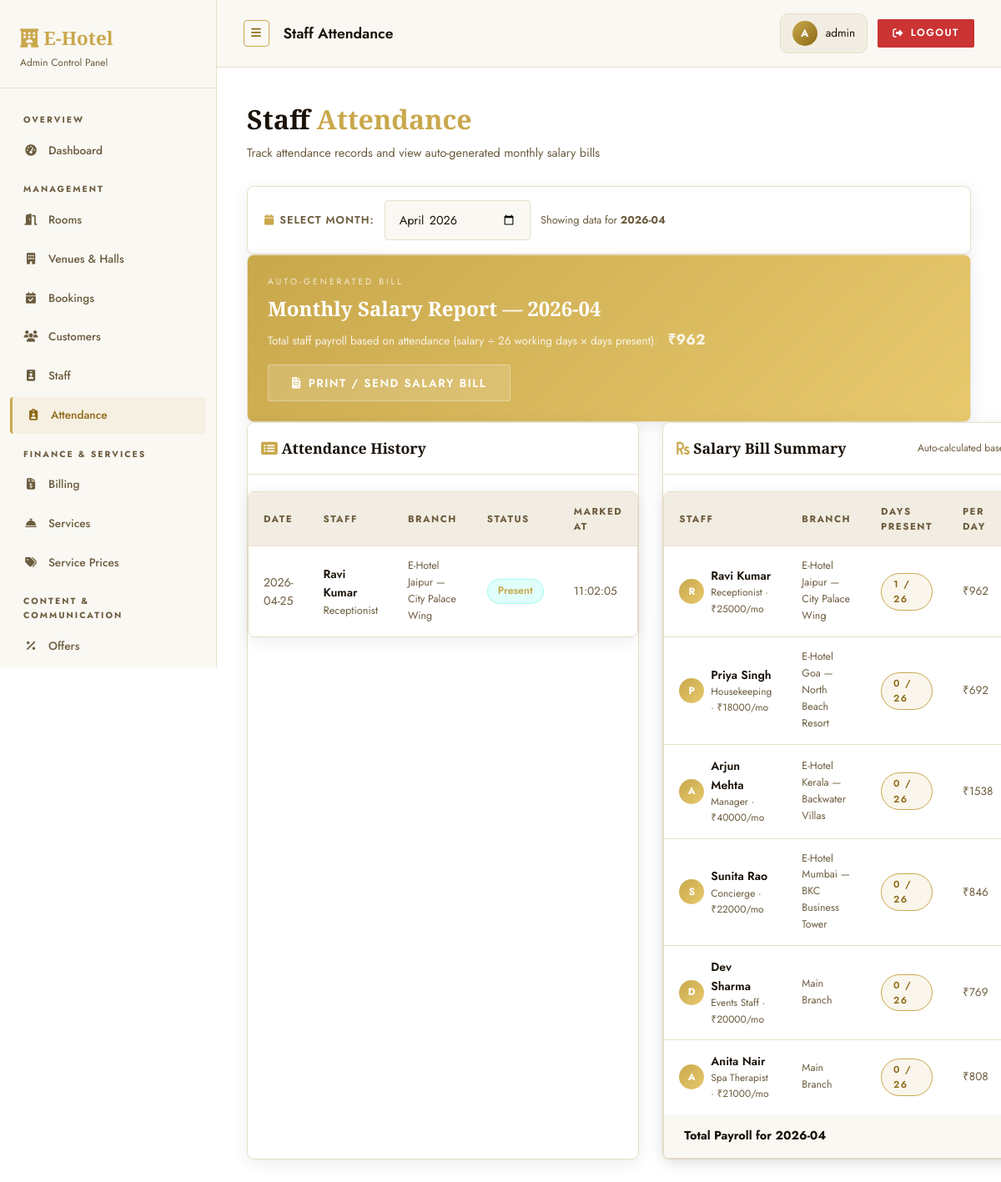
Page /admin/attendance (signed in) on the committed database.
### tables this page shows
CREATE TABLE attendance (
                id        INTEGER PRIMARY KEY AUTOINCREMENT,
                staff_id  INTEGER REFERENCES staff(id),
                date      DATE NOT NULL,
                status    TEXT DEFAULT 'Present',
                marked_at DATETIME DEFAULT CURRENT_TIMESTAMP,
                UNIQUE(staff_id, date)
            );

CREATE TABLE staff (
                id              INTEGER PRIMARY KEY AUTOINCREMENT,
                name            TEXT NOT NULL,
                role            TEXT NOT NULL,
                contact         TEXT,
                salary          REAL DEFAULT 0,
                username        TEXT UNIQUE NOT NULL,
                password        TEXT NOT NULL,
                assigned_branch TEXT DEFAULT 'Main Branch',
                department_id   INTEGER REFERENCES departments(id),
                current_task    TEXT,
                created_at      DATETIME DEFAULT CURRENT_TIMESTAMP
            );

### routes/admin_routes.py (the view)
    @app.route('/admin/attendance')
    @admin_required
    def admin_attendance():
        month = request.args.get('month', datetime.date.today().strftime('%Y-%m'))
        records = query_db("""
            SELECT a.*, s.name, s.role, s.assigned_branch
            FROM attendance a
            JOIN staff s ON s.id = a.staff_id
            WHERE strftime('%Y-%m', a.date) = ?
            ORDER BY a.date DESC, a.marked_at DESC
        """, [month])
        summary = query_db("""
            SELECT s.id, s.name, s.role, s.salary, s.assigned_branch,
                   COUNT(a.id) AS days_present,
                   ROUND(s.salary / 26.0 * COUNT(a.id), 2) AS earned_salary
            FROM staff s
            LEFT JOIN attendance a ON s.id = a.staff_id AND a.status = 'Present'
                AND strftime('%Y-%m', a.date) = ?
            GROUP BY s.id
        """, [month])
        return render_template('admin/attendance.html', records=records, summary=summary, current_month=month)

### utils/auth.py (called while the page is built)
def admin_required(f):
    @wraps(f)
    def decorated_function(*args, **kwargs):
        if 'admin_id' not in session:
            flash('Admin login required.', 'warning')
            return redirect(url_for('admin_login'))
        return f(*args, **kwargs)
    return decorated_function

### utils/db.py (called while the page is built)
def get_db():
    db = getattr(g, '_database', None)
    if db is None:
        db = g._database = sqlite3.connect(DATABASE)
        db.row_factory = sqlite3.Row
    return db

def query_db(query, args=(), one=False, commit=False):
    db  = get_db()
    cur = db.execute(query, args)
    if commit:
        db.commit()
        return cur.lastrowid
    rows = cur.fetchall()
    return rows[0] if (one and rows) else (None if one else rows)

### templates/admin/attendance.html (shortened to what this page needs)
{% extends "admin/base_admin.html" %}
{% block page_title %}Staff Attendance{% endblock %}
{% block content %}
<div class="panel-header anim-fade-up">
  <h1>Staff <span class="text-accent">Attendance</span></h1>
  <p>Track attendance records and view auto-generated monthly salary bills</p>
</div>
<div class="card anim-fade-up-delay-1" style="padding:16px 20px;margin-bottom:0;">
  <form method="get" action="{{ url_for('admin_attendance') }}" style="display:flex;gap:12px;align-items:center;flex-wrap:wrap;">
    <label class="form-label" style="margin:0;font-weight:600;"><i class="fas fa-calendar" style="color:var(--accent);margin-right:6px;"></i>Select Month:</label>
    <input type="month" name="month" class="form-control" style="width:auto" value="{{ current_month }}" onchange="this.form.submit()">
    <span style="color:var(--text2);font-size:.8rem;">Showing data for <strong>{{ current_month }}</strong></span>
  </form>
</div>
<div class="card anim-fade-up" style="background:linear-gradient(135deg,var(--accent),var(--accent2));padding:24px;margin-top:0;">
  <div style="display:flex;justify-content:space-between;align-items:center;flex-wrap:wrap;gap:16px;">
    <div>
      <div style="font-size:.65rem;letter-spacing:3px;text-transform:uppercase;color:rgba(255,255,255,.75);margin-bottom:4px;">Auto-Generated Bill</div>
      <h3 style="color:#fff;font-family:'Cormorant Garamond',serif;font-size:1.5rem;margin-bottom:4px;">Monthly Salary Report — {{ current_month }}</h3>
      <p style="color:rgba(255,255,255,.85);font-size:.85rem;">
        Total staff payroll based on attendance (salary ÷ 26 working days × days present):
        <strong style="font-size:1.1rem;margin-left:8px;">
          ₹{{ "%.0f"|format(summary | sum(attribute='earned_salary') if summary else 0) }}
        </strong>
      </p>
    </div>
    <button onclick="window.print()" class="btn" style="background:rgba(255,255,255,.15);color:#fff;border:1px solid rgba(255,255,255,.3);backdrop-filter:blur(4px);">
      <i class="fas fa-file-invoice"></i> Print / Send Salary Bill
    </button>
  </div>
</div>
<div class="grid-2" style="margin-top:0;">
  <div class="card anim-fade-up-delay-2" style="padding:0">
    <div class="card-header" style="border-bottom:1px solid var(--border);padding:16px"><h2 class="card-title"><i class="fas fa-list-alt text-accent"></i> Attendance History</h2></div>
    {% if records %}
    <div class="table-wrapper" style="max-height: 500px; overflow-y: auto;">
      <table>
        <thead>
          <tr>
            <th>Date</th>
            <th>Staff</th>
            <th>Branch</th>
            <th>Status</th>
            <th>Marked At</th>
          </tr>
        </thead>
        <tbody>
          {% for r in records %}
          <tr>
            <td style="color:var(--text2)">{{ r['date'] }}</td>
            <td>
              <div style="font-weight:600">{{ r['name'] }}</div>
              <div class="text-muted" style="font-size:0.8rem">{{ r['role'] }}</div>
            </td>
            <td style="color:var(--text2);font-size:.78rem;">{{ r['assigned_branch'] or '—' }}</td>
            <td>
              <span class="status-pill {{ 'pill-confirmed' if r['status']=='Present' else 'pill-rejected' }}">
                {{ r['status'] }}
              </span>
            </td>
            <td style="color:var(--text2);font-size:0.85rem">
              {{ r['marked_at'][11:19] if r['marked_at'] else '—' }}
            </td>
          </tr>
          {% endfor %}
        </tbody>
      </table>
    </div>
    {% else %}
    <div class="empty-state" style="padding:40px"><i class="fas fa-calendar-times"></i><p>No records found for {{ current_month }}.</p></div>
    {% endif %}
  </div>
  <div class="card anim-fade-up-delay-3" style="padding:0">
    <div class="card-header" style="border-bottom:1px solid var(--border);padding:16px">
      <h2 class="card-title"><i class="fas fa-rupee-sign text-accent"></i> Salary Bill Summary</h2>
      <span style="font-size:.75rem;color:var(--text2);">Auto-calculated based on attendance</span>
    </div>
    {% if summary %}
    <div class="table-wrapper">
      <table>
        <thead>
          <tr>
            <th>Staff</th>
            <th>Branch</th>
            <th>Days Present</th>
            <th>Per Day</th>
          </tr>
        </thead>
        <tbody>
          {% for s in summary %}
          <tr>
            <td>
              <div style="display:flex;align-items:center;gap:8px;">
                <div style="width:30px;height:30px;background:linear-gradient(135deg,var(--accent),var(--accent2));border-radius:50%;display:flex;align-items:center;justify-content:center;font-size:.75rem;font-weight:700;color:#fff;flex-shrink:0;">
                  {{ s['name'][0].upper() }}
                </div>
                <div>
                  <div style="font-weight:600;font-size:.88rem;">{{ s['name'] }}</div>
                  <div class="text-muted" style="font-size:.75rem;">{{ s['role'] }} · ₹{{ "%.0f"|format(s['salary'] or 0) }}/mo</div>
                </div>
              </div>
            </td>
            <td style="color:var(--text2);font-size:.78rem;max-width:120px;">{{ s['assigned_branch'] or '—' }}</td>
            <td><span class="badge badge-info">{{ s['days_present'] }} / 26</span></td>
            <td style="color:var(--text2);font-size:.85rem;">₹{{ "%.0f"|format((s['salary'] or 0) / 26) }}</td>
          </tr>
          {% endfor %}
        </tbody>
        <tfoot>
          <tr style="background:var(--bg2);">
            <td colspan="4" style="font-weight:700;font-size:.9rem;padding:12px 16px;">Total Payroll for {{ current_month }}</td>
          </tr>
        </tfoot>
      </table>
    </div>
    {% else %}
    <div class="empty-state" style="padding:40px"><i class="fas fa-users-slash"></i><p>No staff data available.</p></div>
    {% endif %}
  </div>
</div>
{% endblock %}

### static/css/style.css (style rules this page uses)
:root { --bg: #ffffff; --bg2: #faf8f3; --bg3: #f2ede2; --card: #ffffff; --border: #e6dfc8; --accent: #c9a84c; --accent2: #e8c96e; --accent3: #f5e9c0; --accent-dark: #8b6914; --text: #1a1209; --text2: #6b5c3e; --danger: #cc3333; --warning: #d4870a; --success: #2d7a3a; --radius: 4px; --radius-lg: 8px; --shadow: 0 12px 48px rgba(201,168,76,0.18); --shadow-soft: 0 4px 20px rgba(0,0,0,0.08); --glow: 0 0 24px rgba(201,168,76,0.35); --trans: all 0.3s cubic-bezier(.4,0,.2,1); }
*, *::before, *::after { box-sizing: border-box; margin: 0; padding: 0; }
body { font-family: 'Jost', sans-serif; background: var(--bg); color: var(--text); line-height: 1.6; min-height: 100vh; overflow-x: hidden; }
h1,h2,h3,h4 { font-family: 'Cormorant Garamond', serif; }
.grid-2 { display: grid; grid-template-columns: repeat(2, 1fr); gap: 28px; }
.text-accent { color: var(--accent); }
.text-muted { color: var(--text2); font-size: .9rem; }
.badge { display: inline-block; padding: 3px 14px; border-radius: 99px; font-size: .72rem; font-weight: 600; letter-spacing: 1.5px; text-transform: uppercase; }
.badge-info { background: rgba(201,168,76,.1); color: var(--accent-dark); border: 1px solid var(--accent); }
.btn { display: inline-flex; align-items: center; gap: 8px; padding: 11px 28px; border-radius: 2px; border: none; font-family: 'Jost', sans-serif; font-size: .85rem; font-weight: 600; cursor: pointer; transition: var(--trans); white-space: nowrap; letter-spacing: 1.5px; text-transform: uppercase; }
.card { background: var(--card); border: 1px solid var(--border); border-radius: var(--radius-lg); padding: 28px; transition: var(--trans); box-shadow: var(--shadow-soft); }
.card-header { display: flex; align-items: center; justify-content: space-between; margin-bottom: 20px; padding-bottom: 16px; border-bottom: 1px solid var(--border); }
.card-title { font-size: 1.1rem; font-weight: 600; font-family: 'Cormorant Garamond', serif; }
.form-label { display: block; margin-bottom: 7px; font-size: .8rem; font-weight: 600; color: var(--text2); letter-spacing: 1px; text-transform: uppercase; }
.form-control { width: 100%; padding: 12px 16px; background: var(--bg2); border: 1.5px solid var(--border); border-radius: var(--radius); color: var(--text); font-family: 'Jost', sans-serif; font-size: .9rem; transition: var(--trans); outline: none; }
.table-wrapper { overflow-x: auto; border-radius: var(--radius-lg); border: 1px solid var(--border); box-shadow: var(--shadow-soft); }
table { width: 100%; border-collapse: collapse; }
thead { background: var(--bg3); }
thead th { padding: 14px 18px; text-align: left; font-size: .72rem; font-weight: 700; color: var(--text2); text-transform: uppercase; letter-spacing: 1.5px; }
tbody td { padding: 14px 18px; border-top: 1px solid var(--border); font-size: .88rem; vertical-align: middle; }
tbody tr { transition: background .2s; }
.panel-header { margin-bottom: 28px; }
.panel-header h1 { font-family: 'Cormorant Garamond', serif; font-size: 2rem; font-weight: 700; }
.panel-header p { color: var(--text2); font-size: .9rem; margin-top: 4px; }
.anim-fade-up { animation: fadeUp .7s ease both; }
.anim-fade-up-delay-1 { animation: fadeUp .7s ease .15s both; }
.anim-fade-up-delay-2 { animation: fadeUp .7s ease .3s both; }
.anim-fade-up-delay-3 { animation: fadeUp .7s ease .5s both; }

### static/css/panel.css (style rules this page uses)
.status-pill { display: inline-flex; align-items: center; gap: 6px; padding: 4px 12px; border-radius: 99px; font-size: .78rem; font-weight: 600; }
.pill-confirmed { background: rgba(0,245,212,.12); color: var(--accent); border: 1px solid rgba(0,245,212,.3); }

### rows in the picture
attendance: date "2026-04-25", name "Ravi Kumar", role "Receptionist", assigned_branch "E-Hotel Jaipur — City Palace Wing", status "Present", marked_at "11:02:05"
staff: name "R", name "Ravi Kumar", role "Receptionist", salary "25000", assigned_branch "E-Hotel Jaipur — City Palace Wing", days_present "1", (s['salary']or0)/26 "962"
staff: name "P", name "Priya Singh", role "Housekeeping", salary "18000", assigned_branch "E-Hotel Goa — North Beach Resort", days_present "0", (s['salary']or0)/26 "692"
staff: name "A", name "Arjun Mehta", role "Manager", salary "40000", assigned_branch "E-Hotel Kerala — Backwater Villas", days_present "0", (s['salary']or0)/26 "1538"
staff: name "S", name "Sunita Rao", role "Concierge", salary "22000", assigned_branch "E-Hotel Mumbai — BKC Business Tower", days_present "0", (s['salary']or0)/26 "846"
staff: name "D", name "Dev Sharma", role "Events Staff", salary "20000", assigned_branch "Main Branch", days_present "0", (s['salary']or0)/26 "769"
staff: name "A", name "Anita Nair", role "Spa Therapist", salary "21000", assigned_branch "Main Branch", days_present "0", (s['salary']or0)/26 "808"

### other values in the picture
{{ session.admin_name[0].upper() if session.admin_name else 'A' }} "A"
{{ session.admin_name or 'Admin' }} "admin"
{{ current_month }} "2026-04"
